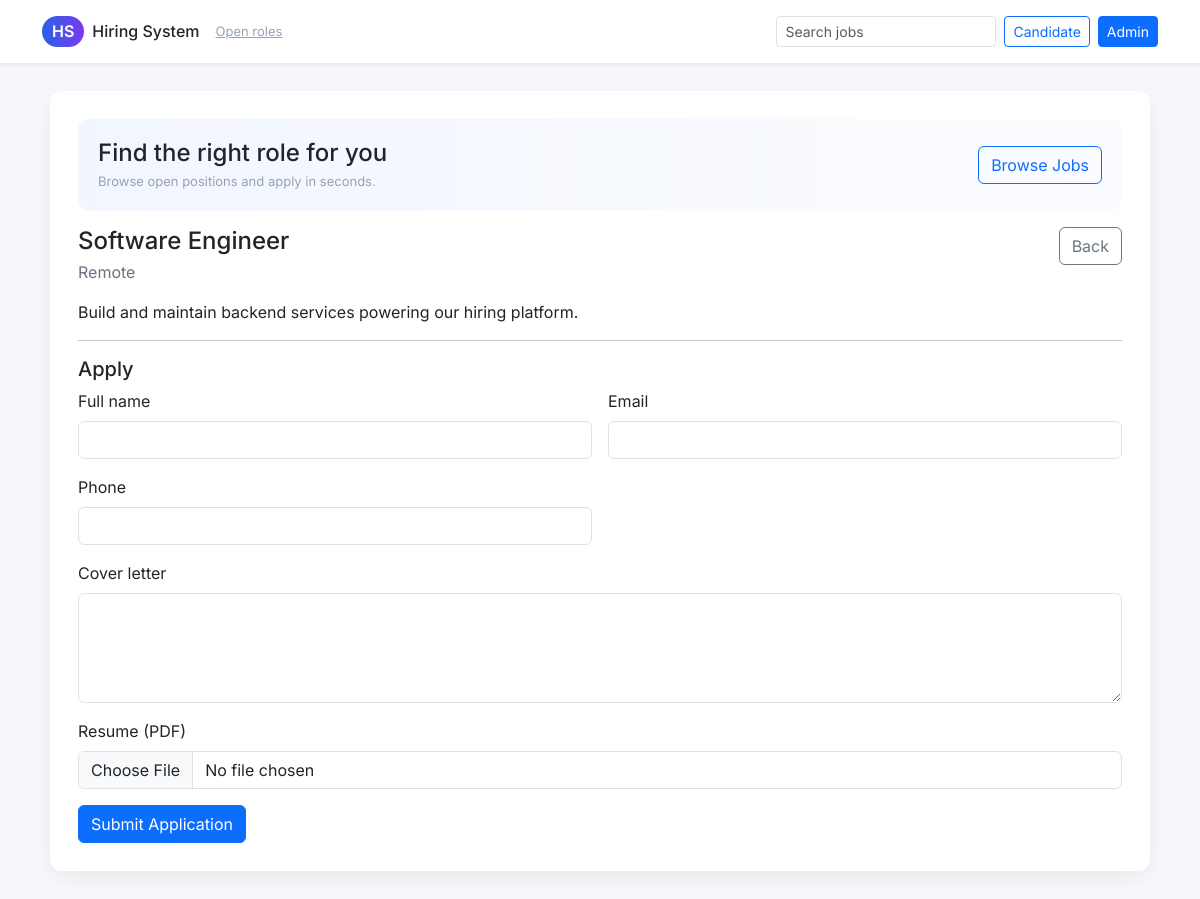
Screenshot of /jobs/1 with the database file from the repository.
### models.py (models this page shows)
class Job(Base):
    __tablename__ = 'jobs'
    id = Column(Integer, primary_key=True)
    title = Column(String(255), nullable=False)
    description = Column(Text)
    location = Column(String(255))
    responsibilities = Column(JSON, nullable=True)  # JSON list
    qualifications = Column(JSON, nullable=True)    # JSON list
    created_at = Column(DateTime(timezone=True), server_default=func.now())

### app.py (the view, shortened to what this page needs)
@app.route('/jobs/<int:job_id>', methods=['GET', 'PUT', 'DELETE'])
def job_detail(job_id):
    session = SessionLocal()
    job = session.get(Job, job_id)
    if not job:
        return jsonify({'error': 'not found'}), 404
    if request.method == 'GET':
        data = {'id': job.id, 'title': job.title, 'description': job.description, 'location': job.location}
        if request.accept_mimetypes.best == 'text/html' or request.headers.get('Accept', '').find('text/html') != -1:
            return render_template('job_detail.html', job=data)
        return jsonify(data)

### templates/job_detail.html (shortened to what this page needs)
{% extends 'base.html' %}
{% block content %}
  <div class="d-flex justify-content-between align-items-start mb-3">
    <div>
      <h2 class="h4 mb-1">{{ job.title }}</h2>
      <div class="muted">{{ job.location }}</div>
    </div>
    <div>
      <a class="btn btn-outline-secondary" href="/jobs">Back</a>
    </div>
  </div>
  <p>{{ job.description }}</p>
  <hr />
  <h3 class="h5">Apply</h3>
  <form action="/applications" method="post" enctype="multipart/form-data" class="row g-3">
    <div class="col-md-6">
      <label class="form-label">Full name</label>
      <input class="form-control" name="name" required>
    </div>
    <div class="col-md-6">
      <label class="form-label">Email</label>
      <input class="form-control" name="email" type="email" required>
    </div>
    <div class="col-md-6">
      <label class="form-label">Phone</label>
      <input class="form-control" name="phone" required>
    </div>
    <div class="col-12">
      <label class="form-label">Cover letter</label>
      <textarea class="form-control" name="coverLetter" rows="4"></textarea>
    </div>
    <div class="col-12">
      <label class="form-label">Resume (PDF)</label>
      <input class="form-control" type="file" name="resume" accept="application/pdf" required>
    </div>
    <div class="col-12">
      <button class="btn btn-primary" type="submit">Submit Application</button>
    </div>
  </form>
{% endblock %}

### templates/base.html (style rules this page uses)
:root { --brand: #2563eb; --muted: #6b7280; }
body { font-family: Inter, system-ui, -apple-system, "Segoe UI", Roboto, "Helvetica Neue", Arial; background: #f6f8fb; }
a { color: var(--brand) }
.muted { color: var(--muted) }

### rows the page displays
Job: title "Software Engineer", location "Remote", description "Build and maintain backend services powering our hiring platform."
